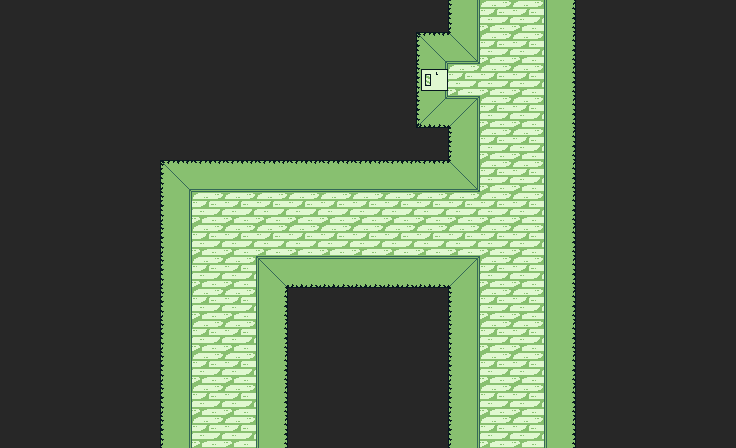

Below is a game level as drawn by its tile map, then a one-line description and the .tmx file that defines it, in full:
An orthogonal 23x14 tile map with 32x32 px tiles, 1 tile layer (Vrstva dlaždic 1).

<map version="1.8" tiledversion="1.8.4" orientation="orthogonal" renderorder="right-down" width="23" height="14" tilewidth="32" tileheight="32" infinite="0" nextlayerid="2" nextobjectid="1">
 <tileset firstgid="1" source="../Zdi.tsx" />
 <layer id="1" name="Vrstva dlaždic 1" width="23" height="14">
  <data encoding="csv">
18,18,18,18,18,18,18,18,18,18,18,18,18,18,15,5,5,9,18,18,18,18,18,
18,18,18,18,18,18,18,18,18,18,18,18,18,16,17,5,5,9,18,18,18,18,18,
18,18,18,18,18,18,18,18,18,18,18,18,18,4,5,5,5,9,18,18,18,18,18,
18,18,18,18,18,18,18,18,18,18,18,18,18,13,14,5,5,9,18,18,18,18,18,
18,18,18,18,18,18,18,18,18,18,18,18,18,18,15,5,5,9,18,18,18,18,18,
18,18,18,18,18,16,6,6,6,6,6,6,6,6,17,5,5,9,18,18,18,18,18,
18,18,18,18,18,15,5,5,5,5,5,5,5,5,5,5,5,9,18,18,18,18,18,
18,18,18,18,18,15,5,5,5,5,5,5,5,5,5,5,5,9,18,18,18,18,18,
18,18,18,18,18,15,5,5,11,12,12,12,12,12,14,5,5,9,18,18,18,18,18,
18,18,18,18,18,15,5,5,9,18,18,18,18,18,15,5,5,9,18,18,18,18,18,
18,18,18,18,18,15,5,5,9,18,18,18,18,18,15,5,5,9,18,18,18,18,18,
18,18,18,18,18,15,5,5,9,18,18,18,18,18,15,5,5,9,18,18,18,18,18,
18,18,18,18,18,15,5,5,9,18,18,18,18,18,15,5,5,9,18,18,18,18,18,
18,18,18,18,18,15,5,5,9,18,18,18,18,18,15,5,5,9,18,18,18,18,18
</data>
 </layer>
</map>
